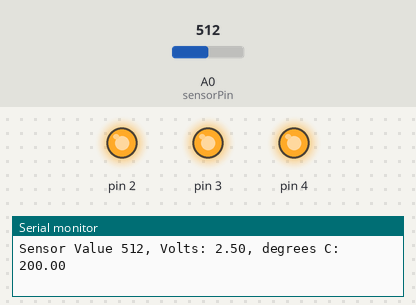
This sketch was run on a simulated Arduino Uno, built with avr-gcc and run on an emulated ATmega328P. On the bench: output pins drawn as LEDs (lit = HIGH), the last lines printed to the serial monitor. Inputs (shaded band) come from the test bench; at power-on: A0 (sensorPin) = 512.

Above: at 1.8 s.
1.9 s: A0 (sensorPin) set to 158
3.4 s: A0 (sensorPin) set to 131
At 4.5 s:
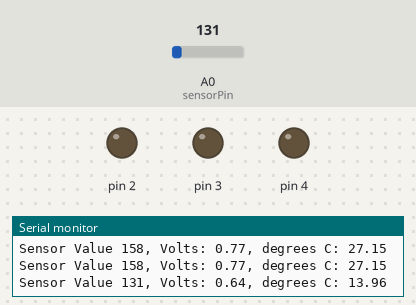
5.5 s: A0 (sensorPin) set to 306
At 7.2 s:
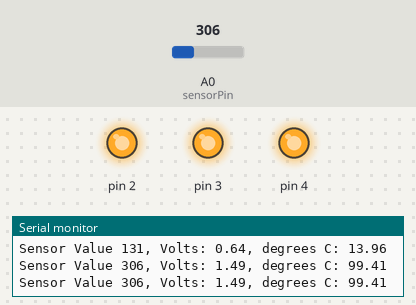
7.5 s: A0 (sensorPin) set to 122
At 8.9 s:
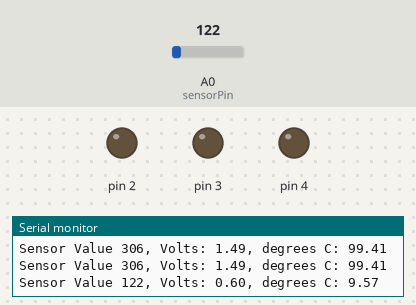
Timing chart, 0 to 10.5 s (numbered marks = the images above; inputs shaded):
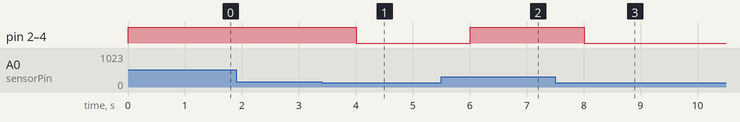

The sketch:

Love-o-meter.ino
```cpp
const int sensorPin = A0;
const float baselineTemp = 20.0;

void setup() {
  // put your setup code here, to run once:
  Serial.begin(9600);

  for(int pinNumber = 2; pinNumber < 5 ; pinNumber++){
    pinMode(pinNumber, OUTPUT);
    digitalWrite(pinNumber, LOW);
  }
}

void loop() {
  // put your main code here, to run repeatedly:

  int sensorVal = analogRead(sensorPin);

  Serial.print("\nSensor Value ");
  Serial.print(sensorVal);

  float voltage = (sensorVal / 1024.0) * 5.0;

  Serial.print(", Volts: ");
  Serial.print(voltage);

  Serial.print(", degrees C: ");

  float temperature = (voltage - .5) * 100;

  Serial.println(temperature);

  if(temperature < baselineTemp){

    digitalWrite(2, LOW);
    digitalWrite(3, LOW);
    digitalWrite(4, LOW);
  } else if(temperature >= baselineTemp + 2 && temperature < baselineTemp+4){

    digitalWrite(2, HIGH);
    digitalWrite(3, LOW);
    digitalWrite(4, LOW);

  } else if (temperature >= baselineTemp+4 && temperature < baselineTemp+6){

    digitalWrite(2, HIGH);
    digitalWrite(3, HIGH);
    digitalWrite(4, LOW);

  } else if(temperature >= baselineTemp + 6) {
    digitalWrite(2, HIGH);
    digitalWrite(3, HIGH);
    digitalWrite(4, HIGH);

  }
  delay(1000);
}
```

Measured:
- the behaviour switches between 144 and 143 on A0 (sensorPin) (found by bisection; images 0 and 1)
- after the input at 3.4 s, pin 2–4: HIGH → LOW after 0.61 s
- after the input at 5.5 s, pin 2–4: LOW → HIGH after 0.51 s
- after the input at 7.5 s, pin 2–4: HIGH → LOW after 0.51 s
